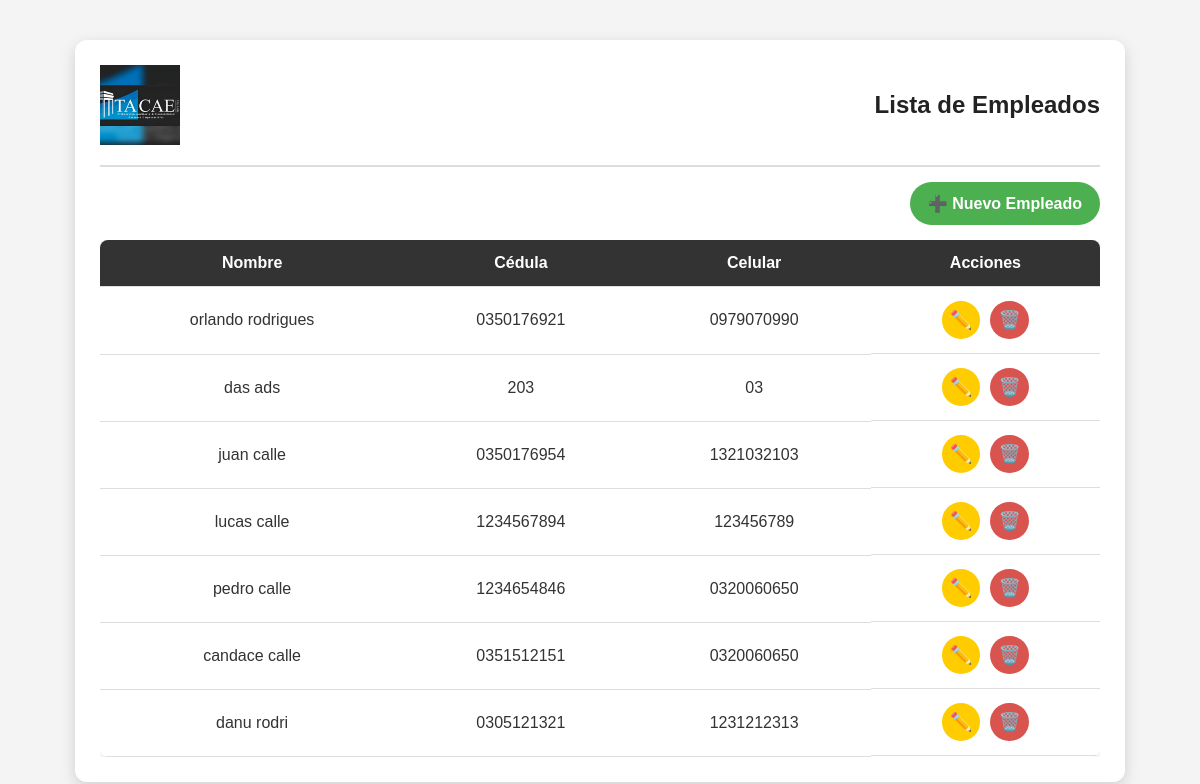
The page /empleados/ (signed in) on the database its author committed.
### aplicaciones/usuarios/models.py (models this page shows, shortened)
class Empleado(models.Model):
    usuario = models.OneToOneField(User, on_delete=models.CASCADE)  # Relación con User
    nombres = models.CharField(max_length=150)
    apellidos = models.CharField(max_length=150)
    cedula = models.CharField(max_length=10, unique=True)
    celular = models.CharField(max_length=10)

### aplicaciones/usuarios/views.py (the view)
# urls.py: path('empleados/', lista_empleados, name='lista_empleados'),
@user_passes_test(is_owner)
@login_required
def lista_empleados(request):
    empleados = Empleado.objects.all()
    return render(request, 'usuarios/lista_empleados.html', {'empleados': empleados})

### aplicaciones/eventos/context_processors.py (called while the page is built, shortened)
def notificaciones_context_processor(request):
    if request.user.is_authenticated:
        ahora = timezone.now()
        proximos = Evento.objects.filter(
            usuario=request.user,
            fecha_evento__gte=ahora,
            fecha_evento__lte=ahora + timedelta(hours=24)
        )
        notis_no_leidas = request.user.notificaciones.filter(leida=False)
    else:
        notis_no_leidas = []
    return {
        'notificaciones_no_leidas': notis_no_leidas
    }

### aplicaciones/usuarios/views.py (called while the page is built)
def is_owner(user):
    return user.is_authenticated and user.is_staff

### templates/usuarios/lista_empleados.html (shortened to what this page needs)
{% extends "base.html" %}
{% load static %}
{% block content %}
<div class="container">
    <header class="header">
        <div class="logo-container">
            <img src="{% static 'img/tacae.jpg' %}" alt="TACAE Logo" class="logo">
        </div>
        <h1>Lista de Empleados</h1>
    </header>
    <div class="action-bar">
        <a href="{% url 'registrar_empleado' %}" class="btn-add">➕ Nuevo Empleado</a>
    </div>
    {% if empleados %}
        <div class="table-container">
            <table class="modern-table">
                <thead>
                    <tr>
                        <th>Nombre</th>
                        <th>Cédula</th>
                        <th>Celular</th>
                        <th>Acciones</th>
                    </tr>
                </thead>
                <tbody>
                    {% for empleado in empleados %}
                    <tr>
                        <td>{{ empleado.nombres }} {{ empleado.apellidos }}</td>
                        <td>{{ empleado.cedula }}</td>
                        <td>{{ empleado.celular }}</td>
                        <td class="action-buttons">
                            <a href="{% url 'editar_empleado' empleado.id %}" class="btn-edit">✏️</a>
                            <a href="{% url 'eliminar_empleado' empleado.id %}" class="btn-delete" onclick="return confirm('¿Estás seguro de eliminar a este empleado?');">🗑️</a>
                        </td>
                    </tr>
                    {% endfor %}
                </tbody>
            </table>
        </div>
    {% else %}
        <p class="no-employees">No hay empleados registrados.</p>
    {% endif %}
</div>
{% endblock %}

### templates/base.html (shortened to what this page needs)
<!DOCTYPE html>
<html lang="es">
    <head>
        {% load static %}
        <link rel="stylesheet" href="https://cdnjs.cloudflare.com/ajax/libs/font-awesome/6.0.0-beta3/css/all.min.css" />
    </head>
<body>
    {% block content %}{% endblock %}
</body>
</html>

### templates/usuarios/lista_empleados.html (style rules this page uses)
body { background: #f4f4f4; font-family: 'Arial', sans-serif; color: #333; margin: 0; padding: 0; }
.container { width: 90%; max-width: 1000px; margin: 40px auto; padding: 25px; background: white; border-radius: 12px; box-shadow: 0 5px 15px rgba(0, 0, 0, 0.15); }
.header { display: flex; align-items: center; justify-content: space-between; padding-bottom: 20px; border-bottom: 2px solid #ddd; }
.logo-container { display: flex; align-items: center; }
.logo { width: 80px; margin-right: 10px; }
h1 { font-size: 24px; margin: 0; color: #222; }
.action-bar { display: flex; justify-content: flex-end; margin: 15px 0; }
.btn-add { background: #4CAF50; color: white; padding: 12px 18px; border-radius: 25px; text-decoration: none; font-weight: bold; transition: 0.3s; }
.table-container { overflow-x: auto; }
.modern-table { width: 100%; border-collapse: collapse; background: white; border-radius: 8px; overflow: hidden; box-shadow: 0 3px 8px rgba(0, 0, 0, 0.1); }
.modern-table thead { background: #333; color: white; }
.modern-table th, .modern-table td { padding: 14px; text-align: center; border-bottom: 1px solid #ddd; }
.modern-table tbody tr { transition: background 0.3s; }
.action-buttons { display: flex; justify-content: center; gap: 10px; }
.btn-edit, .btn-delete { display: inline-block; padding: 8px; border-radius: 50%; text-decoration: none; font-size: 18px; transition: all 0.3s ease; }
.btn-edit { background: #ffcc00; color: black; }
.btn-delete { background: #d9534f; color: white; }

### rows shown on the page
Empleado: nombres "orlando", apellidos "rodrigues", cedula "0350176921", celular "0979070990"
Empleado: nombres "das", apellidos "ads", cedula "203", celular "03"
Empleado: nombres "juan", apellidos "calle", cedula "0350176954", celular "1321032103"
Empleado: nombres "lucas", apellidos "calle", cedula "1234567894", celular "123456789"
Empleado: nombres "pedro", apellidos "calle", cedula "1234654846", celular "0320060650"
Empleado: nombres "candace", apellidos "calle", cedula "0351512151", celular "0320060650"
Empleado: nombres "danu", apellidos "rodri", cedula "0305121321", celular "1231212313"
